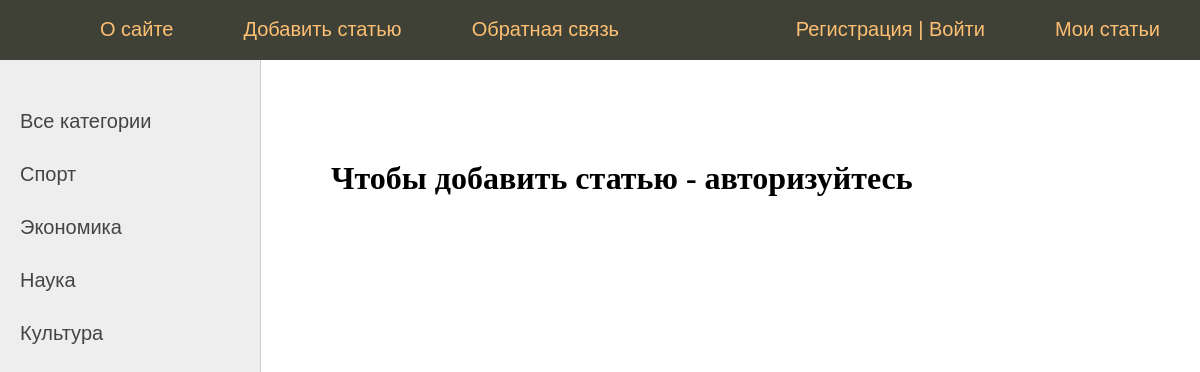
/add_page/, run on the app's committed database.
### news/models.py (models this page shows, shortened)
class Category(models.Model):
    title = models.CharField(max_length=255)
    slug = models.SlugField(max_length=255, blank=True, db_index=True, default='')
    class Meta:
        verbose_name = 'Категории'
        verbose_name_plural = 'Категории'
    def get_absolute_url(self):
        return reverse('cat', kwargs={'cat_slug': self.slug})

### news/views.py (the view)
# urls.py: path('add_page/', views.addpage, name="add_page"),
def addpage(request):
    if request.method == 'POST':
        form = AddPostForm(request.POST, request.FILES)
        if form.is_valid():
            form.save()
            us_id = request.user.id
            sl = request.POST.get("slug")
            nws = News.objects.filter(slug=sl)
            nws.update(profiles_id=us_id)
            return redirect('home')
    else:
        form = AddPostForm()
    return render(request, 'news/addpage.html', {'form': form, 'menu': menu, 'title': 'Добавление статьи'})

### news/templatetags/news_tags.py (called while the page is built)
@register.inclusion_tag('news/list_categories.html')
def show_categories():
    cats = Category.objects.all()
    return{'cats': cats}

### news/templates/news/addpage.html (shortened to what this page needs)
{% extends 'news/base.html' %}
{% block content %}
{% if request.user.is_authenticated %}
<h1>{{title}}</h1>
<form action="{% url 'add_page' %}" method="post" enctype="multipart/form-data">
    {% csrf_token %}
    <div class="form-error">{{ form.non_field_errors }}</div>
{% for f in form %}
<p><label class="form-label" for="{{ f.id_for_label }}">{{f.label}}: </label>{{ f }}</p>
<div class="form-error">{{ f.errors }}</div>
{% endfor %}
    <button type="submit">Добавить</button>
</form>
{% else %}
<h1>Чтобы добавить статью - авторизуйтесь</h1>
{% endif %}
{% endblock %}

### news/templates/news/list_categories.html
{% for cat in cats %}
<li><a href="{{cat.get_absolute_url}}">{{cat.title}}</a></li>
{% endfor %}

### data on the page
Category: title "Спорт"
Category: title "Экономика"
Category: title "Наука"
Category: title "Культура"

### other printed values
{{ m.title }} "О сайте" "Добавить статью" "Обратная связь" "Мои статьи"
